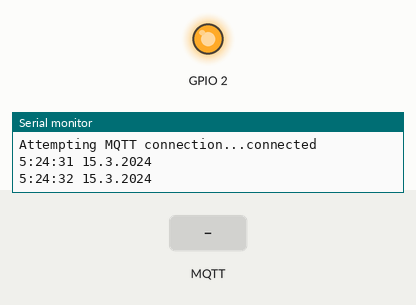
The sketch below on a simulated ESP8266 (NodeMCU). Shown: output pins drawn as LEDs (lit = HIGH), the last lines printed to the serial monitor. The inputs (shaded band) are chosen by the test bench. WiFi joins after 1.5 s; servers stay silent unless stated; no MQTT or app messages arrive unless stated; not simulated (calls return 0 or success): wifiConfigRaspberryPi.h.

Above: at 2.7 s.
2.8 s: MQTT message "1" arrives on the first subscribed topic
At 3.1 s:
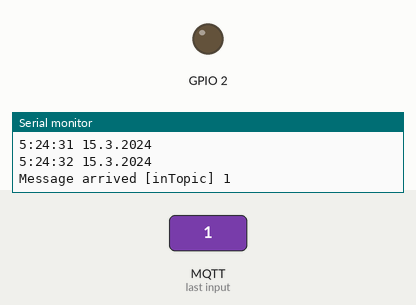
4.3 s: MQTT message "0" arrives on the first subscribed topic
At 5.4 s:
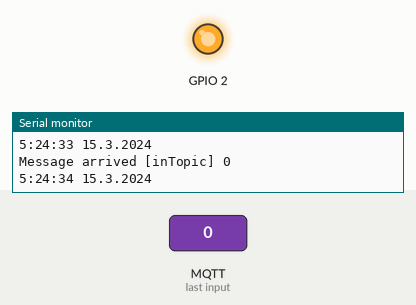
Timing chart, 0 to 47.0 s (numbered marks = the images above; inputs shaded):
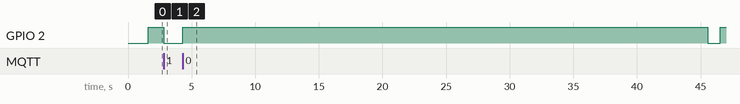

Measured:
- after the input at 2.8 s, GPIO 2: HIGH → LOW at once
- after the input at 4.3 s, GPIO 2: LOW → HIGH at once, → LOW 41.2 s later, → HIGH 1.0 s later

The sketch:

controlMqttTime.ino
```cpp
#include <ESP8266WiFi.h>
#include <PubSubClient.h>
#include <wifiConfigRaspberryPi.h>

/*****cooking in time control*****/

#include <TimeLib.h>
#include <WiFiUdp.h>

// NTP Servers:
IPAddress timeServer(129, 6, 15, 28); // time-a-g.nist.gov Gaithersburg MD
//IPAddress timeServer(132, 163, 97, 1); // time-a-wwv.nist.gov Fort Collins CO
//IPAddress timeServer(132, 163, 96, 1); // time-a-b.nist.gov Boulder CO

//IPAddress timeServer(132, 163, 4, 101); // time-a.timefreq.bldrdoc.gov
// IPAddress timeServer(132, 163, 4, 102); // time-b.timefreq.bldrdoc.gov
// IPAddress timeServer(132, 163, 4, 103); // time-c.timefreq.bldrdoc.gov

//const int timeZone = 1;     // Central European Time
//const int timeZone = -5;  // Eastern Standard Time (USA)
//const int timeZone = -4;  // Eastern Daylight Time (USA)
//const int timeZone = -8;  // Pacific Standard Time (USA)
//const int timeZone = -7;  // Pacific Daylight Time (USA)
const int timeZone = -5;  // Central Daylight Time (USA)

WiFiUDP Udp;
unsigned int localPort = 8888;  // local port to listen for UDP packets

/*****end cooking in time control*****/

WiFiClient espClient;
PubSubClient client(espClient);

/*****only for publishing*****
long lastMsg = 0;
char msg[50];
int value = 0;
******only for publishing*****/

char toggleLight = '2';  //initiate char to hold mqtt inTopic value set to off

void setup_wifi() {

  delay(10);
  // We start by connecting to a WiFi network
  Serial.println();
  Serial.print("Connecting to ");
  Serial.println(wifi_ssid);

  WiFi.begin(wifi_ssid, wifi_password);

  while (WiFi.status() != WL_CONNECTED) {
    delay(500);
    Serial.print(".");
  }

  Serial.println("");
  Serial.println("WiFi connected");
  Serial.println("IP address: ");
  Serial.println(WiFi.localIP());
}

void callback(char* topic, byte* payload, unsigned int length) {
  Serial.print("Message arrived [");
  Serial.print(topic);
  Serial.print("] ");
  for (int i = 0; i < length; i++) {
    Serial.print((char)payload[i]);
    Serial.println();
  }
  toggleLight = (char)payload[0];
}

void reconnect() {
  // Loop until we're reconnected
  while (!client.connected()) {
    Serial.print("Attempting MQTT connection...");
    // Create a random client ID
    String clientId = "audreyIII";
    //clientId += String(random(0xffff), HEX);
    // Attempt to connect
    if (client.connect(clientId.c_str())) {
      Serial.println("connected");
      // Once connected, publish an announcement...
      //client.publish("outTopic", "foo");
      // ... and resubscribe
      client.subscribe("inTopic");
    } else {
      Serial.print("failed, rc=");
      Serial.print(client.state());
      Serial.println(" try again in 5 seconds");
      // Wait 5 seconds before retrying
      delay(5000);
    }
  }
}

void setup() {
  pinMode(BUILTIN_LED, OUTPUT);     // Initialize the BUILTIN_LED pin as an output
  Serial.begin(115200);
  setup_wifi();
  client.setServer(mqtt_server, 1883);
  client.setCallback(callback);

/*****cooking in time control*****/

  Serial.println("Starting UDP");
  Udp.begin(localPort);
  Serial.print("Local port: ");
  Serial.println(Udp.localPort());
  Serial.println("waiting for sync");
  setSyncProvider(getNtpTime);

/*****end cooking in time control*****/

}

time_t prevDisplay = 0; //   when the digital clock was displayed

void loop() {

  if (!client.connected()) {
    reconnect();
  }
  client.loop();

/**********no need to publish test***********

  long now = millis();
  if (now - lastMsg > 2000) {
    lastMsg = now;
    ++value;
    snprintf (msg, 50, "hello world #%ld", value);
    Serial.print("Publish message: ");
    Serial.println(msg);
    client.publish("outTopic", msg);
  }

*********************************************/

/*****cooking in time control*****/

  if (timeStatus() != timeNotSet) {
    if (now() != prevDisplay) { //update the display only if time has changed
      prevDisplay = now();
      digitalClockDisplay();
    }
  }

  // Switch on the LED if an 1 was received as first character
  //if ((char)payload[0] == '1' || minute() == 18) {
  if (toggleLight == '1' ||second() == 15) {
    digitalWrite(BUILTIN_LED, LOW);   // Turn the LED on (Note that LOW is the voltage level
    // but actually the LED is on; this is because
    // it is active low on the ESP-01)
  } else {
    digitalWrite(BUILTIN_LED, HIGH);  // Turn the LED off by making the voltage HIGH
  }

}

void digitalClockDisplay(){
  // digital clock display of the time
  Serial.print(hour());
  printDigits(minute());
  printDigits(second());
  Serial.print(" ");
  Serial.print(day());
  Serial.print(".");
  Serial.print(month());
  Serial.print(".");
  Serial.print(year());
  Serial.println();

/*****end cooking in time control*****/

}

/*****final cooking in time control*****/

void printDigits(int digits){
  // utility for digital clock display: prints preceding colon and leading 0
  Serial.print(":");
  if(digits < 10)
    Serial.print('0');
  Serial.print(digits);
}

/*-------- NTP code ----------*/

const int NTP_PACKET_SIZE = 48; // NTP time is in the first 48 bytes of message
byte packetBuffer[NTP_PACKET_SIZE]; //buffer to hold incoming & outgoing packets

time_t getNtpTime()
{
  while (Udp.parsePacket() > 0) ; // discard any previously received packets
  Serial.println("Transmit NTP Request");
  sendNTPpacket(timeServer);
  uint32_t beginWait = millis();
  while (millis() - beginWait < 1500) {
    int size = Udp.parsePacket();
    if (size >= NTP_PACKET_SIZE) {
      Serial.println("Receive NTP Response");
      Udp.read(packetBuffer, NTP_PACKET_SIZE);  // read packet into the buffer
      unsigned long secsSince1900;
      // convert four bytes starting at location 40 to a long integer
      secsSince1900 =  (unsigned long)packetBuffer[40] << 24;
      secsSince1900 |= (unsigned long)packetBuffer[41] << 16;
      secsSince1900 |= (unsigned long)packetBuffer[42] << 8;
      secsSince1900 |= (unsigned long)packetBuffer[43];
      return secsSince1900 - 2208988800UL + timeZone * SECS_PER_HOUR;
    }
  }
  Serial.println("No NTP Response :-(");
  return 0; // return 0 if unable to get the time
}

// send an NTP request to the time server at the given address
void sendNTPpacket(IPAddress &address)
{
  // set all bytes in the buffer to 0
  memset(packetBuffer, 0, NTP_PACKET_SIZE);
  // Initialize values needed to form NTP request
  // (see URL above for details on the packets)
  packetBuffer[0] = 0b11100011;   // LI, Version, Mode
  packetBuffer[1] = 0;     // Stratum, or type of clock
  packetBuffer[2] = 6;     // Polling Interval
  packetBuffer[3] = 0xEC;  // Peer Clock Precision
  // 8 bytes of zero for Root Delay & Root Dispersion
  packetBuffer[12]  = 49;
  packetBuffer[13]  = 0x4E;
  packetBuffer[14]  = 49;
  packetBuffer[15]  = 52;
  // all NTP fields have been given values, now
  // you can send a packet requesting a timestamp:
  Udp.beginPacket(address, 123); //NTP requests are to port 123
  Udp.write(packetBuffer, NTP_PACKET_SIZE);
  Udp.endPacket();
}

/*****end final cooking in time control*****/
```
